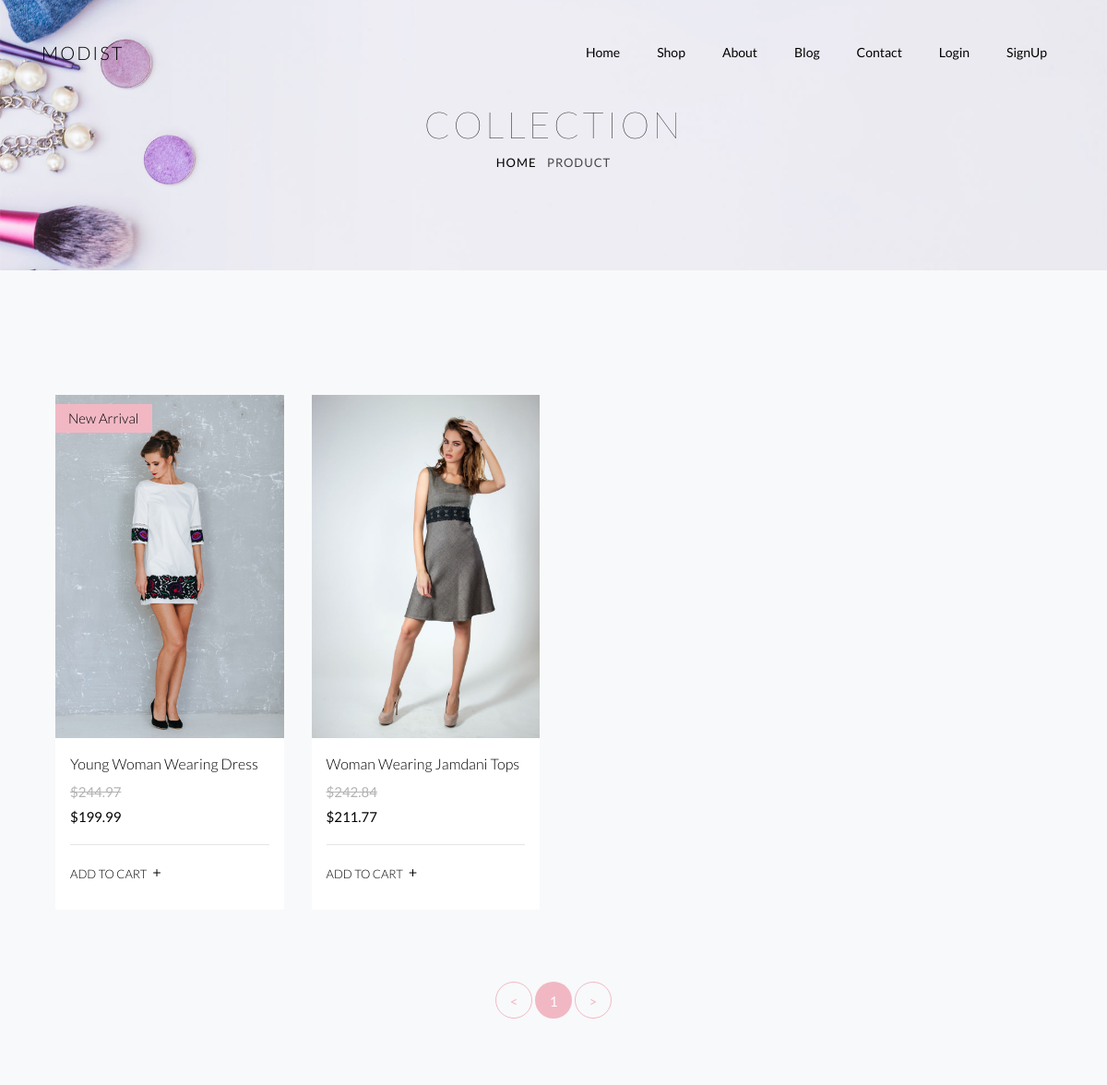
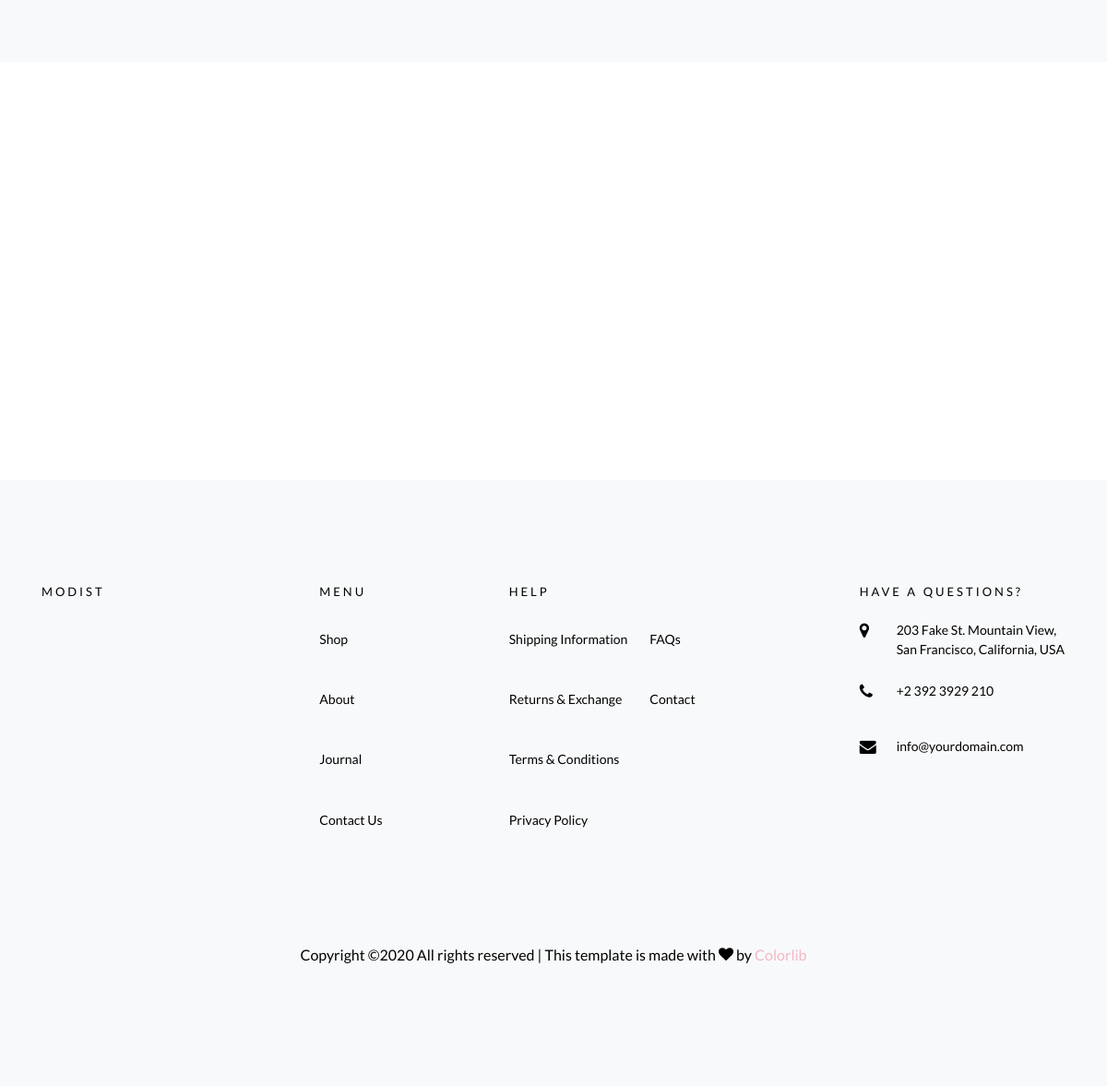
The app's page /shop/ with its own data (2 pictures, top to bottom).
### core/models.py (models this page shows, shortened)
class Product(models.Model):
	tag_name = models.CharField(max_length=20,blank=True,null=True)
	title = models.CharField(max_length=120)
	description = models.TextField(blank=True,null=True)
	image = models.ImageField()
	price = models.DecimalField(decimal_places=2,max_digits=10)
	discount_price = models.DecimalField(decimal_places=2,max_digits=10)
	slug = models.SlugField()
	timestamp = models.DateTimeField(auto_now_add=True)
	active = models.BooleanField(default=True)
	def get_absolute_url(self):
		return reverse("core_main:product_detail",kwargs={
			'slug': self.slug
		})

### core/views.py (the view)
# urls.py: path('shop/', ShopView.as_view(),name="shop_view"),
class ShopView(ListView):
	model = Product
	template_name = 'shop.html'

### templates/shop.html (shortened to what this page needs)
{% extends 'base.html' %}
{% load static %}
{% block content %}
	<div class="hero-wrap hero-bread" style="background-image: url({% static 'images/bg_6.jpg' %});">
      <div class="container">
        <div class="row no-gutters slider-text align-items-center justify-content-center">
          <div class="col-md-9 ftco-animate text-center">
            <h1 class="mb-0 bread">Collection</h1>
            <p class="breadcrumbs">
              <span class="mr-2">
                <a href="index.html">Home</a>
              </span>
              <span>Product</span>
            </p>
          </div>
        </div>
      </div>
    </div>
	<section class="ftco-section bg-light">
    	<div class="container-fluid">
    		<div class="row">
          {% for obj in object_list %}
      			<div class="col-sm col-md-6 col-lg-3 ftco-animate">
      				<div class="product">
      					<a href="{{ obj.get_absolute_url }}" class="img-prod">
                  <img class="img-fluid" src="{{ obj.image.url }}" alt="Colorlib Template">
                  {% if obj.tag_name %}
      						  <span class="status">{{ obj.tag_name }}</span>
                  {% endif %}
      					</a>
      					<div class="text py-3 px-3">
      						<h3><a href="{{ obj.get_absolute_url }}">{{ obj.title }}</a></h3>
      						<div class="d-flex">
      							<div class="pricing">
  		    						<p class="price">
                        {% if obj.discount_price %}
                          <span class="mr-2 price-dc">${{ obj.price }}</span>
                          <span class="price-sale">${{ obj.discount_price }}</span>
                        {% else %}
                          <span class="price-sale">${{ obj.price }}</span>
                        {% endif %}
                      </p>
  		    					</div>
  	    					</div>
  	    					<hr>
      						<p class="bottom-area d-flex">
      							<a href="{{ obj.get_absolute_url }}" class="add-to-cart">
                      <span>Add to cart <i class="ion-ios-add ml-1"></i></span>
                     </a>
      						</p>
      					</div>
      				</div>
      			</div>
          {% endfor %}
    		</div>
    		<div class="row mt-5">
          <div class="col text-center">
            <div class="block-27">
              <ul>
                <li><a href="#">&lt;</a></li>
                <li class="active"><span>1</span></li>
                <li><a href="#">&gt;</a></li>
              </ul>
            </div>
          </div>
        </div>
    	</div>
    </section>
	<section class="ftco-section-parallax">
      <div class="parallax-img d-flex align-items-center">
        <div class="container">
          <div class="row d-flex justify-content-center py-5">
          </div>
        </div>
      </div>
    </section>
{% endblock %}

### records on screen
Product: image (picture), tag_name "New Arrival", title "Young Woman Wearing Dress", price "244.97", discount_price "199.99"
Product: image (picture), title "Woman Wearing Jamdani Tops", price "242.84", discount_price "211.77"
